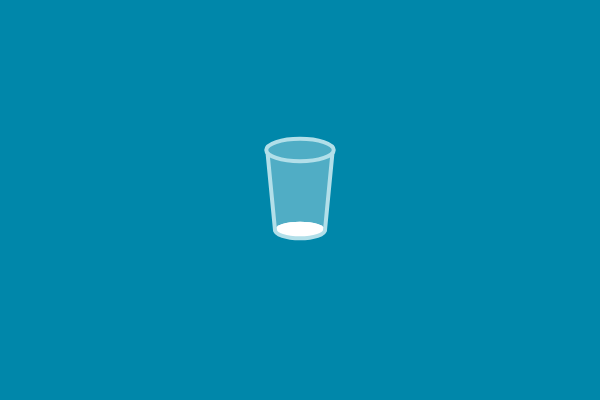
Frame 1 (no input)
Frame 60 (no input): identical to frame 1, image omitted
Frame 120 (the mouse pressed at the canvas centre since frame 60): identical to frame 1, image omitted

The p5.js sketch that drew this single still picture (run headless with seeded random() and noise() and a simulated clock; from frame 60 on, the mouse is pressed at the canvas centre):

// p5.js sketch
// ── sketch.js
let cup;

function setup() {
  createCanvas(600, 400);
  
}

function draw() {
  background('#0087AA');
  cup = new Cup(createVector(width*0.5, height*0.5), 150);
  cup.display();
}

class Cup {
  constructor(pos, y) {
    this.pos = createVector(pos.x,map(mouseX,0,width,width*0.75,width*0.25));
    this.res = createVector(50,50/3);
    this.cupPos = y;
    this.empty = this.cupPos + 80;
    this.yc = constrain(this.pos.y, this.cupPos + 30, this.empty);
    this.yr = 0.4375 * ((this.empty - this.yc) / 100); // times .4375 to cap at .35
    this.wc = this.res.x + this.res.x * this.yr;
    this.hc = this.res.y + this.res.y * this.yr;
  }
  
  move (){
    this.pos.x += 2.5;
  }
  
  display() {
    
    //liquid fill
    noStroke();
    fill('GhostWhite');
    ellipse(this.pos.x, this.empty, this.res.x, this.res.y); //bottom
    beginShape();
    vertex(this.pos.x - this.wc / 2, this.yc);
    vertex(this.pos.x + this.wc / 2, this.yc);
    vertex(this.pos.x + this.res.x / 2, this.empty);
    vertex(this.pos.x - this.res.x / 2, this.empty);
    endShape(CLOSE);
    fill('white');
    ellipse(this.pos.x, this.yc, this.wc, this.hc); //changing
    
    //cup outline
    strokeWeight(4);
    stroke('#B2DFE9');
    fill(255, 255, 255, 80);
    beginShape();
    vertex(this.pos.x - this.res.x / 2, this.empty); //bottom left
    vertex(this.pos.x - this.res.x * 1.35 / 2 + 1, this.cupPos) //top left
    vertex(this.pos.x + this.res.x * 1.35 / 2 - 1, this.cupPos) // top right
    vertex(this.pos.x + this.res.x / 2, this.empty); //bottom right
    endShape();
    arc(this.pos.x, this.empty, this.res.x, this.res.y, 0, PI, OPEN); //bottom arc
    fill('#4FADC5');
    ellipse(this.pos.x, this.cupPos, this.res.x * 1.35, this.res.y * 1.35); //top
  }
}
